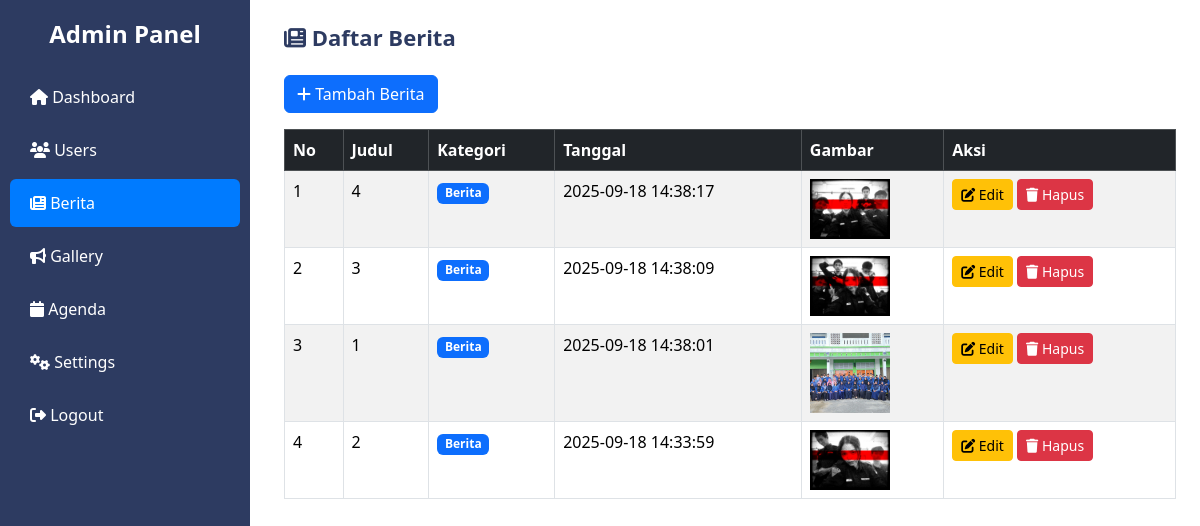
Before: /dashboard/berita.php with the older database file.
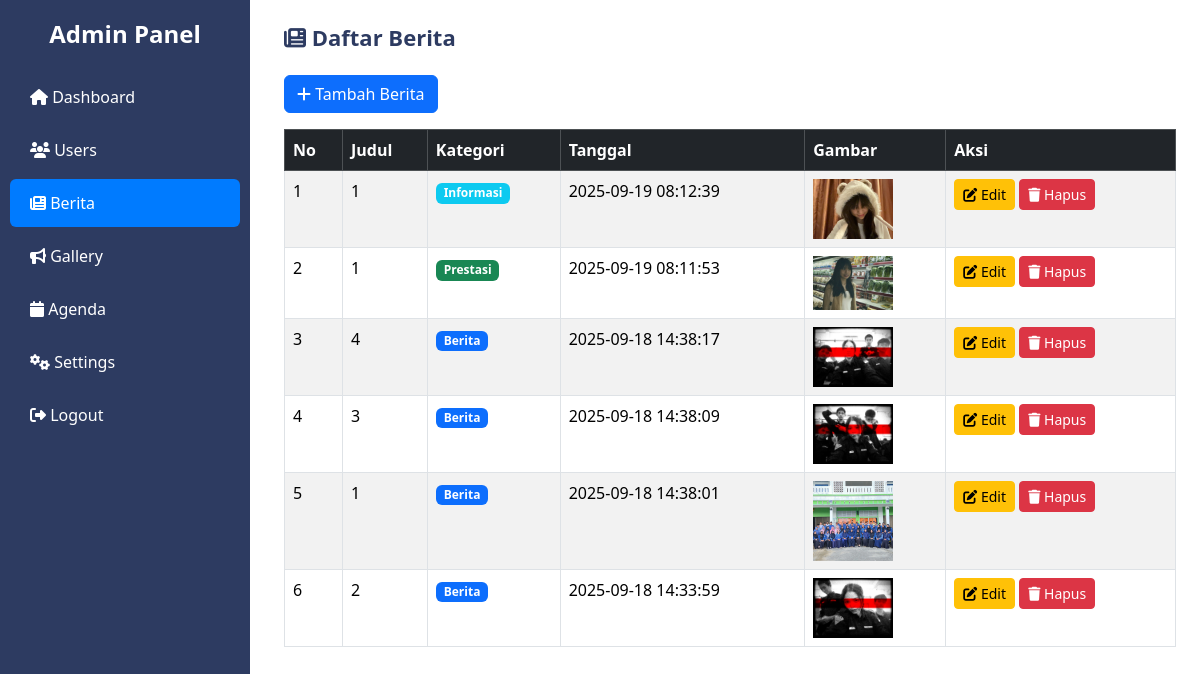
After: the same page with the newer database file.
### tables this page shows
CREATE TABLE `berita` (
  `id` int(11) NOT NULL,
  `judul` varchar(255) NOT NULL,
  `kategori` varchar(50) NOT NULL,
  `isi` text NOT NULL,
  `gambar` varchar(255) DEFAULT NULL,
  `tanggal` datetime DEFAULT current_timestamp()
);

### public/dashboard/berita.php (the view, shortened to what this page needs)
<?php
include("../../config/config.php");
$result = $conn->query("SELECT * FROM berita ORDER BY tanggal DESC");
?>
<!DOCTYPE html>
<html lang="en">
<head>
    <link href="https://cdn.jsdelivr.net/npm/bootstrap@5.3.2/dist/css/bootstrap.min.css" rel="stylesheet">
    <link href="https://cdnjs.cloudflare.com/ajax/libs/font-awesome/6.4.0/css/all.min.css" rel="stylesheet">
</head>
<body>
    <div class="sidebar">
        <h4 class="text-center mb-4">Admin Panel</h4>
        <a href="../dashboard.php"><i class="fa fa-home"></i> Dashboard</a>
        <a href="users.php"><i class="fa fa-users"></i> Users</a>
        <a href="berita.php" class="active"><i class="fa fa-newspaper"></i> Berita</a>
        <a href="gallery.php"><i class="fa fa-bullhorn"></i> Gallery</a>
        <a href="#"><i class="fa fa-calendar"></i> Agenda</a>
        <a href="#"><i class="fa fa-cogs"></i> Settings</a>
        <a href="../auth/logout.php"><i class="fa fa-sign-out-alt"></i> Logout</a>
    </div>
    <div class="content p-4">
        <h2><i class="fa fa-newspaper"></i> Daftar Berita</h2>
        <a href="../../crud/berita/add_berita.php" class="btn btn-primary mb-3">
            <i class="fa fa-plus"></i> Tambah Berita
        </a>
        <table class="table table-bordered table-striped">
            <thead class="table-dark">
                <tr>
                    <th>No</th>
                    <th>Judul</th>
                    <th>Kategori</th>
                    <th>Tanggal</th>
                    <th>Gambar</th>
                    <th>Aksi</th>
                </tr>
            </thead>
            <tbody>
                <?php if ($result->num_rows > 0): ?>
                    <?php $no = 1; while ($row = $result->fetch_assoc()): ?>
                        <tr>
                            <td><?= $no++ ?></td>
                            <td><?= htmlspecialchars($row['judul']) ?></td>
                            <td>
                                <?php if($row['kategori'] == "berita"): ?>
                                    <span class="badge bg-primary">Berita</span>
                                <?php elseif($row['kategori'] == "prestasi"): ?>
                                    <span class="badge bg-success">Prestasi</span>
                                <?php else: ?>
                                    <span class="badge bg-info">Informasi</span>
                                <?php endif; ?>
                            </td>
                            <td><?= $row['tanggal'] ?></td>
                            <td>
                                <?php if(!empty($row['gambar'])): ?>
                                    <img src="../assets/image/berita/<?= $row['gambar'] ?>" width="80">
                                <?php else: ?>
                                    <span class="text-muted">-</span>
                                <?php endif; ?>
                            </td>
                            <td>
                                <a href="edit_berita.php?id=<?= $row['id'] ?>" class="btn btn-warning btn-sm">
                                    <i class="fa fa-edit"></i> Edit
                                </a>
                                <a href="berita.php?hapus=<?= $row['id'] ?>"
                                   class="btn btn-danger btn-sm"
                                   onclick="return confirm('Yakin ingin hapus berita ini?')">
                                   <i class="fa fa-trash"></i> Hapus
                                </a>
                            </td>
                        </tr>
                    <?php endwhile; ?>
                <?php else: ?>
                    <tr>
                        <td colspan="6" class="text-center">Belum ada berita</td>
                    </tr>
                <?php endif; ?>
            </tbody>
        </table>
    </div>
</body>
</html>

Changed rows visible on the page:
added berita: judul "1", kategori "Informasi", tanggal "2025-09-19 08:12:39", gambar (picture)
added berita: judul "1", kategori "Prestasi", tanggal "2025-09-19 08:11:53", gambar (picture)
